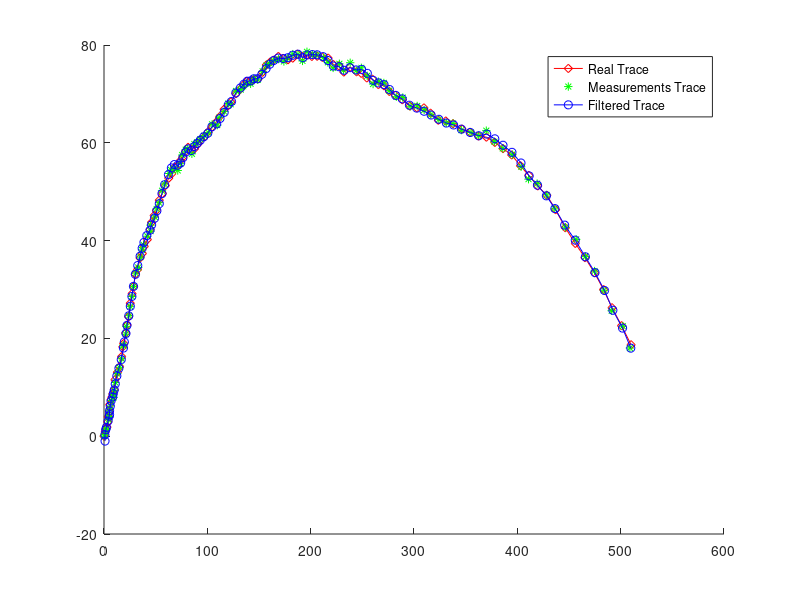
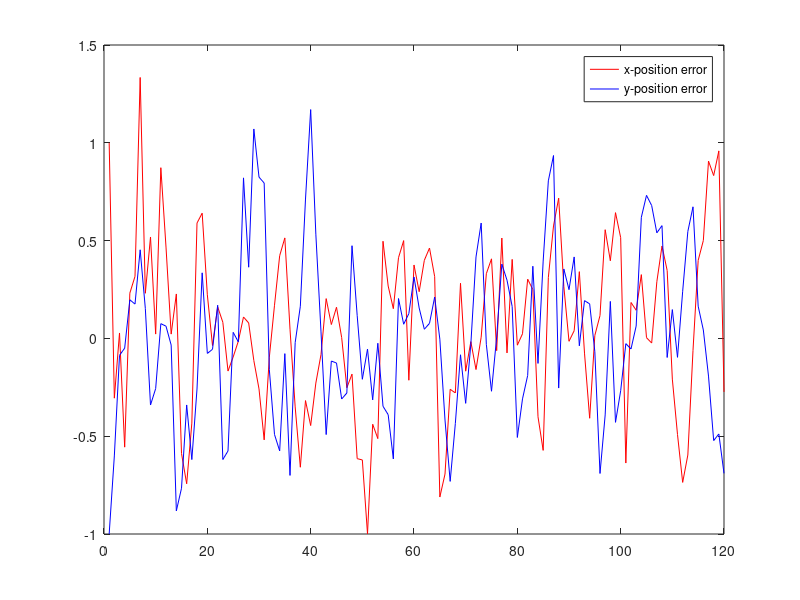

Write MATLAB code to recreate these figures, in order.
clc; clear all;
% GPS can give us x-direction and y-direction position info
% the number of track points and time interval
N = 120; 
dt = 0.2; 
% noise covariance matrix coefficient
sigma_a1 = 0.5; sigma_a2 = 0.5; 
% sensor noise variance 
sigma_1 = 0.25; sigma_2 = 0.25;
% the variable for cumulative error square
sum_error_square = zeros(6,1);

% initialization
% covariance matrix P and Estimated covariance matrix P_
P_=zeros(6,6,N); 
P=zeros(6,6,N); 
P(:,:,1)=eye(6);
% Kamlan gain
K=zeros(6,2,N);
% state value and its initial value
x=zeros(6,N); x(:,1)=[0 0 3 3 2 2]';
% estimated state value and its initial value
x_=zeros(6,N); x_(:,1)=[1 -1 2.5 3.5 1.5 2.5]';
% measurement value and its initial value
z=zeros(2,N); z(:,1)=[0;0];
% state transition matrix F and measurement matrix G
F=[1 0 dt 0 0.5*dt^2 0;
   0 1 0 dt 0 0.5*dt^2;
   0 0 1 0 dt 0;
   0 0 0 1 0 dt;
   0 0 0 0 1 0;
   0 0 0 0 0 1];

G=[1 0 0 0 0 0;
   0 1 0 0 0 0];

% Covariance matrix of process and measurement noise
R=[sigma_1^2 0;0 sigma_2^2];

T = [dt^2/2 0 dt 0 1 0;0 dt^2/2 0 dt 0 1]';
qc = [sigma_a1^2 0;0 sigma_a2^2];
Q = T*qc*T';
% generating noise
q = random('normal',0,sigma_a1,6,N);
r = random('normal',0,sigma_a2,2,N);
r(:,1) = [0;0];

% KF
for n=2:N    
    % update state and measurement
    x(:,n)=F*x(:,n-1)+q(:,n-1);
    z(:,n)=G*x(:,n)+r(:,n);
    x_(:,n)=F*x_(:,n-1);
    P_(:,:,n)=F*P(:,:,n-1)*F'+Q;
    K(:,:,n)=P_(:,:,n)*G'*inv(G*P_(:,:,n)*G'+R);
    x_(:,n)=x_(:,n)+K(:,:,n)*(z(:,n)-G*x_(:,n));
    P(:,:,n)=P_(:,:,n)-K(:,:,n)*(G*P_(:,:,n)*G'+R)*K(:,:,n)';

    % sum of error square
    sum_error_square = sum_error_square+power(abs(x_(:,n)-x(:,n)),2); 
end

% trajectory figure
figure(1)
hold on
p1=plot(x(1,:),x(2,:),'-dr','linewidth',0.5);%real trace
p2=plot(z(1,:),z(2,:),'*g','linewidth',0.5);%measurement trace
p3=plot(x_(1,:),x_(2,:),'-ob','linewidth',0.5);%filtered trace
hold off
legend([p1,p2,p3],'Real Trace','Measurements Trace','Filtered Trace');
%legend([p1,p3],'real trace','Filtered Trace');

% error figure
figure(2)
p_e = plot(1:N,x_(1,:)-x(1,:),'r',1:N,x_(2,:)-x(2,:),'b');
legend([p_e],'x-position error','y-position error');

% the mean squared error and root mean square error
mse = sum_error_square/N
rmse = sqrt(mse)